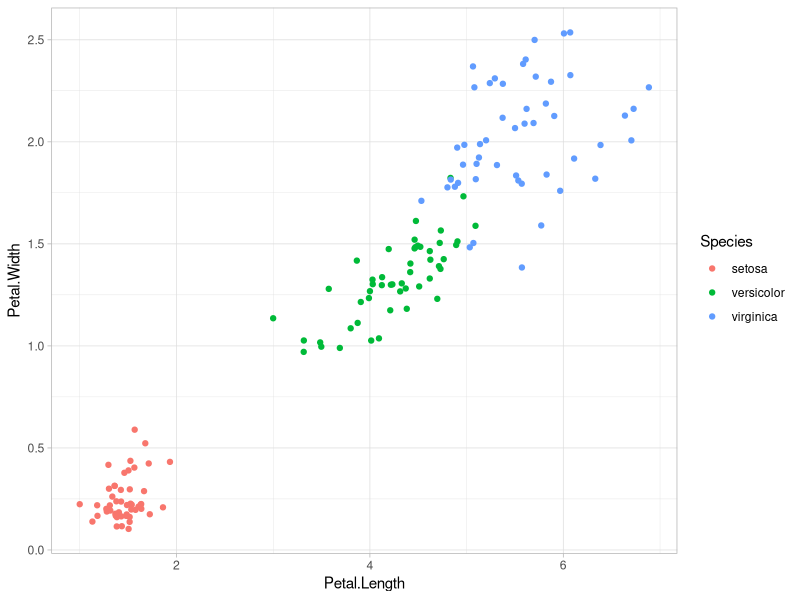

The R script that drew this image:
## ---- chunk 1
## Comment in code
library(ggplot2)

summary(iris)

ggplot(iris, aes(Petal.Length, Petal.Width, col = Species)) +
  geom_jitter() +
  theme_light()

